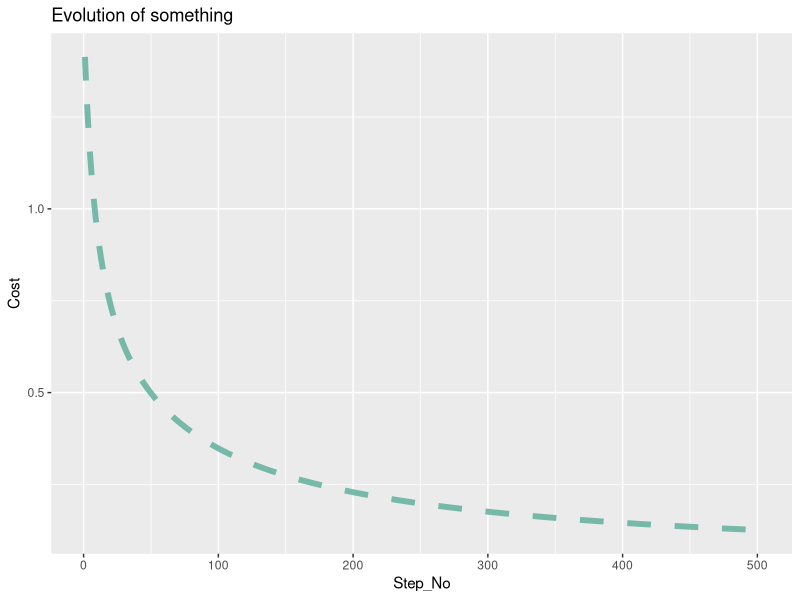

Source code (R):
library(ggplot2)

get_cost <- function(W, Y, X) {
  cost <- norm(x = (X %*% matrix(t(W)) - Y) ^ 2, type = "2")
  return(cost)
}

get_gradient <- function(W, Y, X) {
  gradient <- t(X) %*% X %*% W - t(X) %*% Y
  return(gradient)
}

# Descent step
stepwise_descent <- function(W, Y, X, learning_rate) {
  gradient <- get_gradient(W, Y, X)
  subtrahend <-  learning_rate * gradient
  W <- W - subtrahend
  return(W)
}

# Looping stepwise_descent, reducing learning_rate in the ratio of decrease in cost (learning_rate = learning_rate * cost/prev_cost)
gradient_descent <- function(W, Y, X, learning_rate, no_of_steps) { # cost_grad_record: A detailed history of costs, weights, and gradients at each step of gradient descent
  
  ### Code required just for record-keeping, not for gradient descent!
  cost_grad_table <- data.frame(matrix(ncol = 5, nrow = 0))
  colnames(cost_grad_table) <- c("Step_No", "Cost", "Weights", "Gradient", "Learning_Rate")
  ###
  
  
  prev_cost <- get_cost(W, Y, X)
  i <- 1
  for (i in 1: no_of_steps) {
    
    cost <- prev_cost
    
    ### Code required just for record-keeping, not for gradient descent!
    gradient <- get_gradient(W, Y, X)
    cost_grad_record <- cbind(i, cost, W, gradient, learning_rate)
    colnames(cost_grad_record) <- c("Step_No", "Cost", "Weights", "Gradient", "Learning_Rate")
    cost_grad_table <- rbind(cost_grad_table, cost_grad_record)
    ###
    
    W <- stepwise_descent(W, Y, X, learning_rate)
    
    cost <- get_cost(W, Y, X)
    
    if (prev_cost != 0) {
      learning_rate <- learning_rate * (cost/ prev_cost) # Update learning_rate
    }
    
    prev_cost <- cost
  }
  
  ### Code required just for record-keeping, not for gradient descent!
  final_cost <- get_cost(W, Y, X)
  final_gradient <- get_gradient(W, Y, X)
  final_cost_grad_record <- cbind(i + 1, final_cost, W, final_gradient, learning_rate)
  colnames(final_cost_grad_record) <- c("Step_No", "Cost", "Weights", "Gradient", "Learning_Rate")
  cost_grad_table <- rbind(cost_grad_table, final_cost_grad_record)
  ### 
  
  weights_and_record <- list(W, cost_grad_table)
  names(weights_and_record) <- c("Final_Weights", "Record")
  
  return(weights_and_record)
}

# DESIGN:
# Input (3 x 3 matrix) 
#   x                     -> output (3 x 1 vector)
# weights (3 x 1 vector)

input <- matrix(rnorm(3 * 3, mean = 0, sd = 1), 3, 3)
output <- c(1, 0, 0)
weights <- matrix(rnorm(3, mean = 0, sd = 1), 3, 1)

weights_and_record <- gradient_descent(weights, output, input, learning_rate =  0.01, no_of_steps = 500)
final_weights <- weights_and_record$Final_Weights
print(weights_and_record)

record <- weights_and_record$Record

ggplot(record, aes(x = Step_No, y = Cost)) +
  geom_line(color="#69b3a2", size=2, alpha=0.9, linetype=2) +
  ggtitle("Evolution of something")

